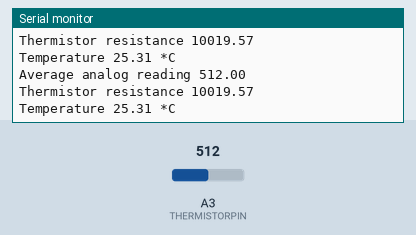
Simulated run of this sketch. Board: Arduino Uno, built with avr-gcc and run on an emulated ATmega328P. On the bench: the last lines printed to the serial monitor. Inputs (shaded band) come from the test bench; at power-on: A3 (THERMISTORPIN) = 512.

Above: at 1.2 s.
1.3 s: A3 (THERMISTORPIN) set to 1023
At 3.1 s:
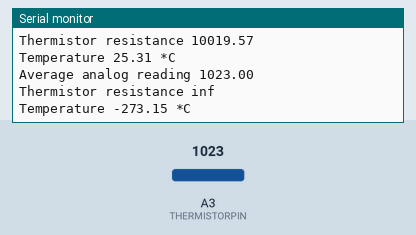
4.3 s: A3 (THERMISTORPIN) set to 900
At 5.2 s:
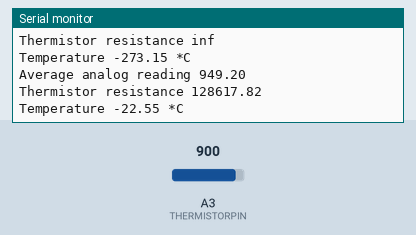
Timing chart, 0 to 7.3 s (numbered marks = the images above; inputs shaded):
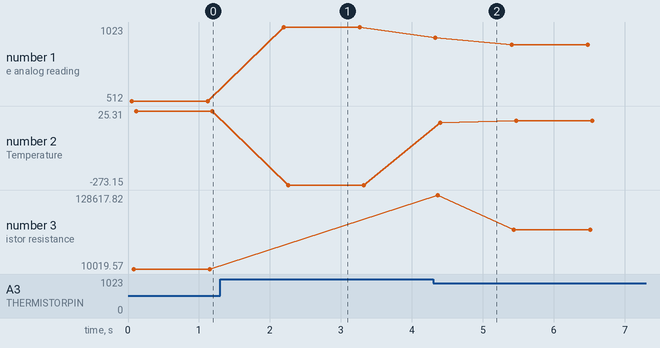

The sketch:

Thermistor.ino
```cpp
// к какому аналоговому пину мы подключены

#define THERMISTORPIN A3
#define THERMISTORNOMINAL 10000
#define koeffR 0.00335 // (1/To)
#define BCOEFFICIENT 3988
#define SERIESRESISTOR 10000

#define NUMSAMPLES 5

int samples[NUMSAMPLES];

void setup(void) {

Serial.begin(9600);
//analogReference(INTERNAL);
analogReference(EXTERNAL);

}

void loop(void)
{
  uint8_t i;

  float average;

  // сводим показания в вектор с небольшой задержкой между снятием показаний

  for (i=0; i< NUMSAMPLES; i++) {

  samples[i] = analogRead(THERMISTORPIN);

  delay(10);

  }

  // рассчитываем среднее значение

  average = 0;

  for (i=0; i< NUMSAMPLES; i++) {

  average += samples[i];

  }

  float temp = getTemp(average);

  Serial.print("Temperature ");

  Serial.print(temp);

  Serial.println(" *C");

  delay(1000);

}

float getTemp(float average)
{
  average /= NUMSAMPLES;

Serial.print("Average analog reading ");

Serial.println(average);

  // конвертируем значение в сопротивление

  average = 1023 / average - 1;

  average = SERIESRESISTOR / average;

Serial.print("Thermistor resistance ");

Serial.println(average);

  float steinhart;

  steinhart = average / THERMISTORNOMINAL; // (R/Ro)

  steinhart = log(steinhart); // ln(R/Ro)

  steinhart /= BCOEFFICIENT; // 1/B * ln(R/Ro)

  steinhart += koeffR; // + (1/To)

  steinhart = 1.0 / steinhart; // инвертируем

  steinhart -= 273.15; // конвертируем в градусы по Цельсию

  return steinhart;
}
```

Measured:
- after the input at 1.3 s, the serial monitor: prints a new line after 0.89 s (image 1)
- after the input at 4.3 s, the serial monitor: prints a new line at once (image 2)
- plotted number 1: 512 → 1023 after the input at 1.3 s, 1023 → 900 after the input at 4.3 s
- plotted number 2: 25.31 → -273.15 after the input at 1.3 s, -273.15 → -13.35 after the input at 4.3 s
- plotted number 3: 10019.57 → 73170.74 after the input at 4.3 s
